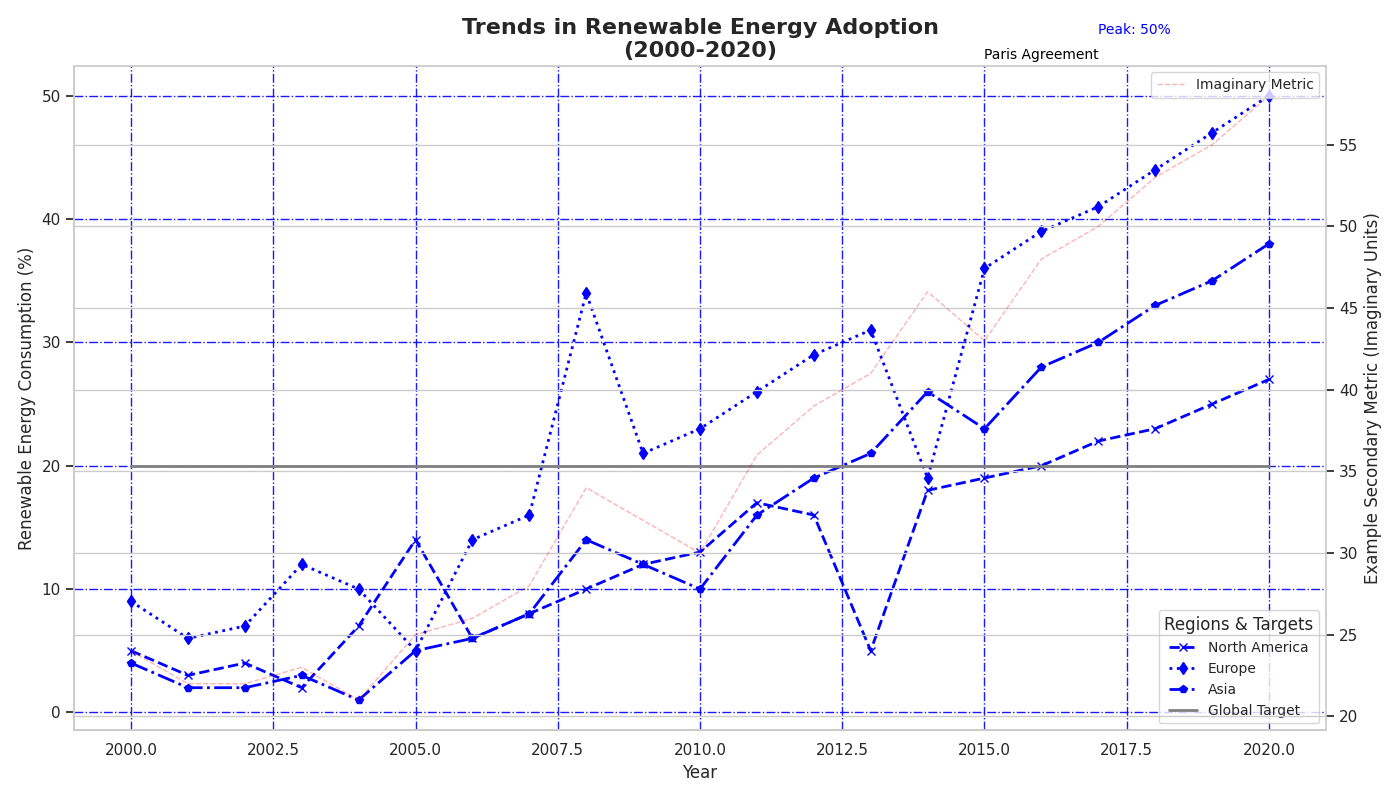

The Python source for this figure:
import matplotlib.pyplot as plt
import numpy as np
import seaborn as sns

years = np.arange(2000, 2021)

north_america = [5, 3, 4, 2, 7, 14, 6, 8, 10, 12, 13, 17, 16, 5, 18, 19, 20, 22, 23, 25, 27]
europe = [9, 6, 7, 12, 10, 5, 14, 16, 34, 21, 23, 26, 29, 31, 19, 36, 39, 41, 44, 47, 50]
asia = [4, 2, 2, 3, 1, 5, 6, 8, 14, 12, 10, 16, 19, 21, 26, 23, 28, 30, 33, 35, 38]

global_target = [20] * len(years)

fig, ax = plt.subplots(figsize=(14, 8))

single_color = 'blue'  # Apply this color across all data groups

ax.plot(years, north_america, marker='x', linestyle='--', linewidth=2, color=single_color, label='North America')
ax.plot(years, europe, marker='d', linestyle=':', linewidth=2, color=single_color, label='Europe')
ax.plot(years, asia, marker='p', linestyle='-.', linewidth=2, color=single_color, label='Asia')
ax.plot(years, global_target, linestyle='-', linewidth=2, color='gray', label='Global Target')

ax.set_title("Trends in Renewable Energy Adoption\n(2000-2020)", fontsize=16, fontweight='bold')
ax.set_xlabel("Year", fontsize=12)
ax.set_ylabel("Renewable Energy Consumption (%)", fontsize=12)

ax.grid(True, linestyle='-.', alpha=0.9, color='blue')
ax.spines['top'].set_linewidth(0.5)
ax.spines['right'].set_color('none')

ax.legend(loc='lower right', fontsize=10, title='Regions & Targets', title_fontsize=12)

ax.annotate('Paris Agreement', xy=(2015, 50), xytext=(2016, 53),
            arrowprops=dict(facecolor='black', arrowstyle='->'),
            fontsize=10, ha='center', color='black')

for i, txt in enumerate(europe):
    if txt == max(europe):
        ax.annotate(f'Peak: {txt}%', xy=(years[i], txt), xytext=(years[i]-3, txt+5),
                    arrowprops=dict(facecolor=single_color, arrowstyle='->'),
                    fontsize=10, color=single_color)

ax2 = ax.twinx()
ax2.set_ylabel('Example Secondary Metric (Imaginary Units)', fontsize=12)
ax2.plot(years, [x + 20 for x in asia], linestyle='--', linewidth=1, color='red', alpha=0.3, label='Imaginary Metric')
ax2.legend(loc='upper right', fontsize=10)

plt.tight_layout()
plt.show()
